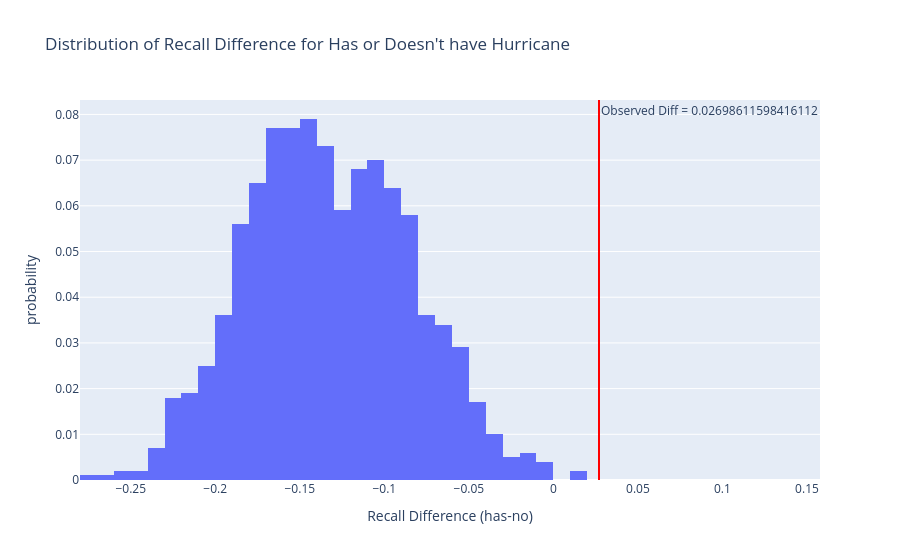

Notebook cell for this chart:
### Code cell
px.histogram(x=test_result, histnorm="probability", title="Distribution of Recall Difference for Has or Doesn't have Hurricane", \
                labels={"x": "Recall Difference (has-no)", "y": "Probability"})\
                    .add_vline(x=obs, line_color="red",
                               annotation_text=f"Observed Diff = {obs}",
                               annotation_position="top right")

### Figure 1 — Plotly figure (JSON) as saved in the notebook; plotly's stock layout.template omitted (floating-point values rounded to 4 significant figures; data arrays with more than 128 entries replaced by an {"elided": "..."} marker saying what was removed)
{"data": [{"alignmentgroup": "True", "bingroup": "x", "histnorm": "probability", "hovertemplate": "Recall Difference (has-no)=%{x}<br>probability=%{y}<extra></extra>", "legendgroup": "", "marker": {"color": "#636efa", "pattern": {"shape": ""}}, "name": "", "offsetgroup": "", "orientation": "v", "showlegend": false, "type": "histogram", "x": {"elided": "1000 float values"}, "xaxis": "x", "yaxis": "y"}], "layout": {"annotations": [{"showarrow": false, "text": "Observed Diff = 0.02698611598416112", "x": 0.02699, "xanchor": "left", "xref": "x", "y": 1, "yanchor": "top", "yref": "y domain"}], "barmode": "relative", "legend": {"tracegroupgap": 0}, "shapes": [{"line": {"color": "red"}, "type": "line", "x0": 0.02699, "x1": 0.02699, "xref": "x", "y0": 0, "y1": 1, "yref": "y domain"}], "title": {"text": "Distribution of Recall Difference for Has or Doesn't have Hurricane"}, "xaxis": {"anchor": "y", "domain": [0, 1], "title": {"text": "Recall Difference (has-no)"}}, "yaxis": {"anchor": "x", "domain": [0, 1], "title": {"text": "probability"}}}}
